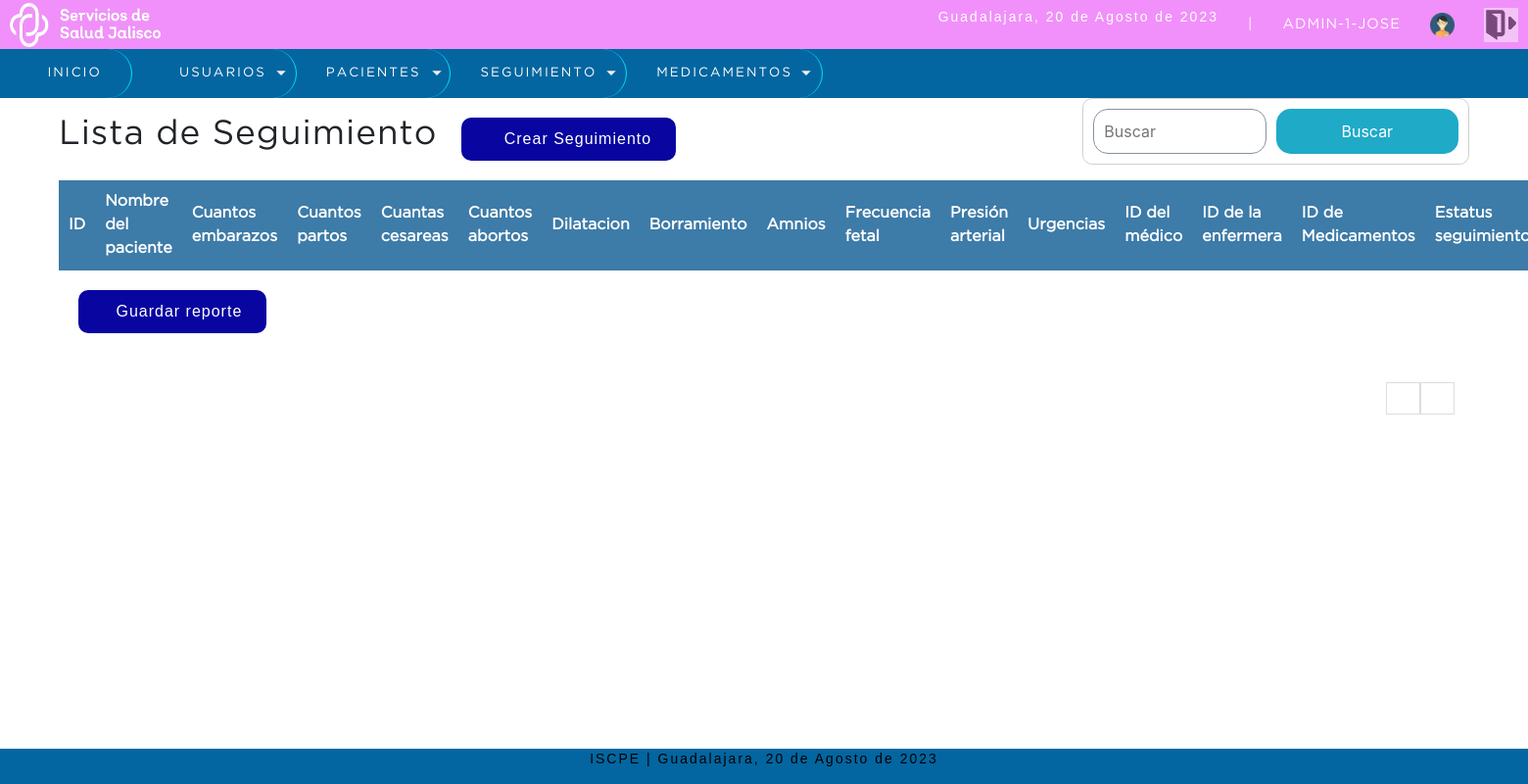
Before: /sistema/lista_seguimiento.php (signed in) with the older database file.
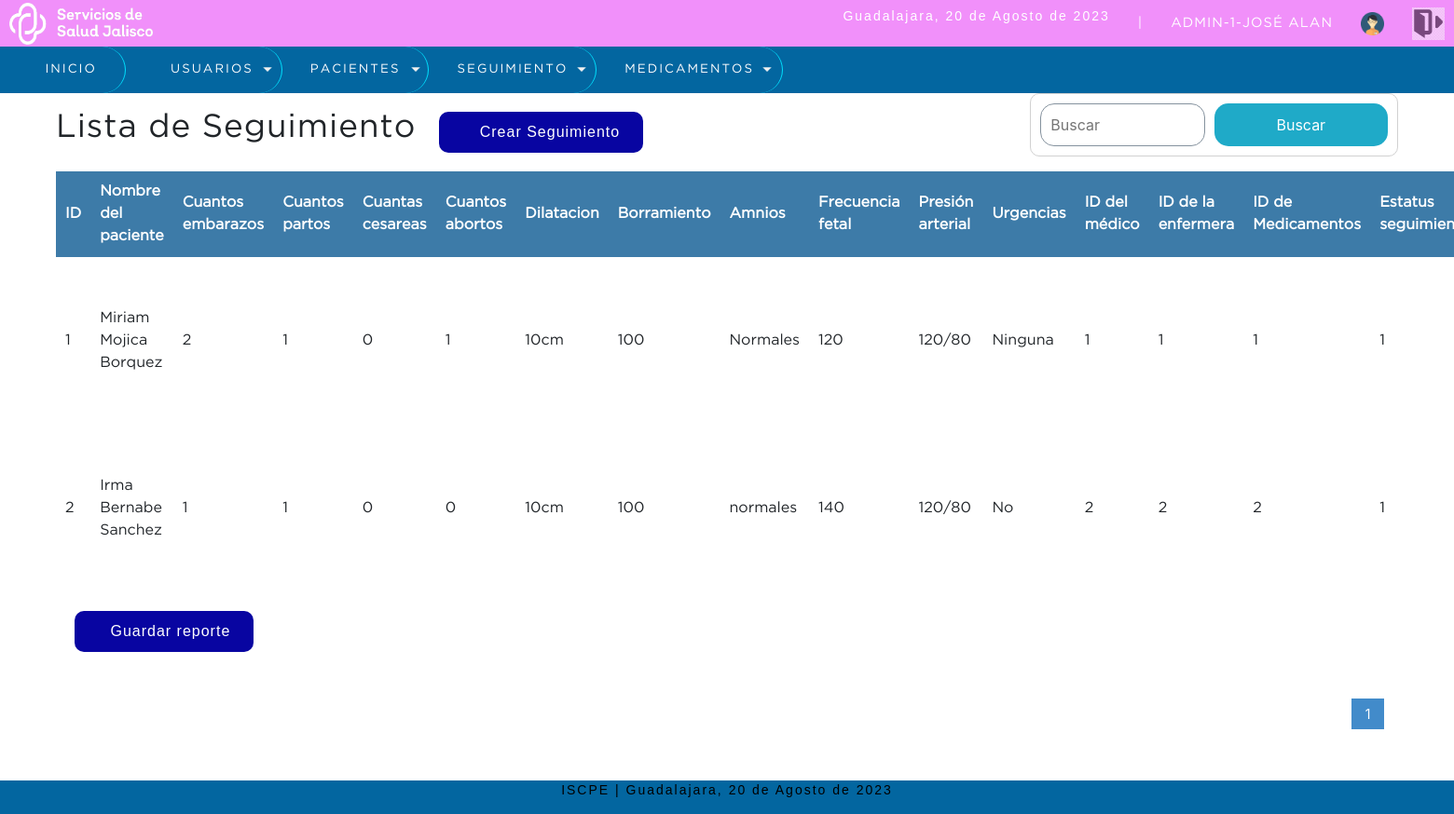
After: the same page with the newer database file.
### tables this page shows
CREATE TABLE `seguimiento` (
  `idseguimiento` int(11) NOT NULL,
  `idpaciente` int(11) NOT NULL,
  `cuantos_embarazos` tinyint(4) NOT NULL,
  `cuantos_partos` tinyint(4) NOT NULL,
  `cuantas_cesareas` tinyint(4) NOT NULL,
  `cuantos_abortos` tinyint(4) NOT NULL,
  `dilatacion` text NOT NULL,
  `borramiento` varchar(20) NOT NULL,
  `amnios` varchar(12) NOT NULL,
  `frecuencia_fetal` text DEFAULT NULL,
  `presion_arterial` text NOT NULL,
  `urgencias` varchar(20) NOT NULL,
  `idmedicamento` int(11) NOT NULL,
  `idenfermera` int(11) NOT NULL,
  `idmedico` int(11) NOT NULL,
  `usuario_id` int(11) NOT NULL,
  `estatus_seguimiento` varchar(20) NOT NULL,
  `estatus` tinyint(1) NOT NULL DEFAULT 1
);

CREATE TABLE `pacientes` (
  `idpaciente` int(11) NOT NULL,
  `nombre` varchar(50) NOT NULL,
  `apellido_paterno` varchar(50) NOT NULL,
  `apellido_materno` varchar(50) NOT NULL,
  `hora` time NOT NULL,
  `curp` varchar(50) NOT NULL,
  `fecha_nacimiento` date NOT NULL,
  `domicilio` varchar(50) NOT NULL,
  `telefono` varchar(20) NOT NULL,
  `cod_postal` int(11) NOT NULL,
  `estatus_paciente` varchar(50) NOT NULL,
  `estatus` tinyint(1) NOT NULL DEFAULT 1,
  `idusuario` int(11) NOT NULL
);

CREATE TABLE `medicamentos` (
  `idmedicamento` int(11) NOT NULL,
  `folio` int(11) NOT NULL,
  `nombre_medicamento` varchar(50) NOT NULL,
  `via_administracion` varchar(50) NOT NULL,
  `observaciones` varchar(50) NOT NULL,
  `fecha_caducidad` date NOT NULL,
  `usuario_id` int(11) NOT NULL,
  `estatus` tinyint(1) NOT NULL DEFAULT 1
);

### sistema/includes/functions.php (called while the page is built, shortened)
<?php
    function fecha(){
      $mes = array("","Enero",
                    "Febrero",
                    "Marzo",
                    "Abril",
                    "Mayo",
                    "Junio",
                    "Julio",
                    "Agosto",
                    "Septiembre",
                    "Octubre",
                    "Noviembre",
                    "Diciembre");
        return date('d')." de ". $mes[date('n')]." de ". date('Y');
    }
?>

### sistema/lista_seguimiento.php (the view, shortened to what the changed rows need)
<?php
include "../conexion.php"
?>
<?php
if ($_SESSION['rol']==2) {
	$idMedico = $_SESSION['idUser'];
}elseif ($_SESSION['rol']==3) {
	$idEnfermera = $_SESSION['idUser'];
}else {
	$queryidmedico = mysqli_query($conection,"SELECT s.idseguimiento, s.idmedico
	FROM seguimiento s
	INNER JOIN medico m ON s.idmedico = m.idmedico");
	while ($dataidmedico =mysqli_fetch_array($queryidmedico)) {
		$idMedico = $dataidmedico["idmedico"];
	}
	$queryidenfermera = mysqli_query($conection,"SELECT s.idseguimiento, s.idenfermera
	FROM seguimiento s
	INNER JOIN enfermeras e ON s.idenfermera = e.idenfermeras");
	while ($dataidenfermera =mysqli_fetch_array($queryidenfermera)) {
		$idEnfermera = $dataidenfermera["idenfermera"];
	}
}
?>
<!DOCTYPE html>
<html lang="en">
<head>
	<?php include "includes/scripts.php"; ?>
</head>
<body>
	<?php include "includes/header.php"; ?>
	<section id="container">
		<h1>Lista de Seguimiento</h1>
		<table>
			<tr>
				<th>ID</th>
				<th>Nombre del paciente</th>
				<th>Cuantos embarazos</th>
				<th>Cuantos partos</th>
				<th>Cuantas cesareas</th>
				<th>Cuantos abortos</th>
				<th>Dilatacion</th>
				<th>Borramiento</th>
				<th>Amnios</th>
				<th>Frecuencia fetal</th>
				<th>Presi&oacute;n arterial</th>
				<th>Urgencias</th>
				<th>ID del m&eacute;dico</th>
				<th>ID de la enfermera</th>
				<th>ID de Medicamentos</th>
				<th>Estatus seguimiento</th>
			</tr>
		<?php
			$sql_registe = mysqli_query($conection,"SELECT COUNT(*) as total_registro FROM seguimiento WHERE estatus=1");
			$result_register = mysqli_fetch_array($sql_registe);
			$total_registro = $result_register['total_registro'];
			$por_pagina = 10;
			if(empty($_GET['pagina']))
			{
				$pagina = 1;
			}else{
				$pagina = $_GET['pagina'];
			}
			$desde = ($pagina-1) * $por_pagina;
			$total_paginas = ceil($total_registro / $por_pagina);
			if ($_SESSION["rol"]==1) {
				$query = mysqli_query($conection,"SELECT * FROM seguimiento  WHERE estatus=1 ORDER BY idseguimiento ASC LIMIT $desde, $por_pagina");
			}else if ($_SESSION["rol"]==2) {
				$query = mysqli_query($conection,"SELECT * FROM seguimiento  WHERE idmedico=$idMedico ORDER BY idseguimiento ASC LIMIT $desde, $por_pagina");
			}else if($_SESSION["rol"]==3){
				$query = mysqli_query($conection,"SELECT * FROM seguimiento  WHERE idenfermera=$idEnfermera ORDER BY idseguimiento ASC LIMIT $desde, $por_pagina");
			}
			if ($_SESSION["rol"]==2) {
				$query_paciente = mysqli_query($conection,"SELECT p.nombre, p.apellido_paterno, p.apellido_materno FROM pacientes p  INNER JOIN seguimiento s ON p.idpaciente=s.idpaciente WHERE s.idmedico =$idMedico");
			$query_medico = mysqli_query($conection,"SELECT s.idmedico,u.nombre, u.apellido_paterno, u.apellido_materno
			FROM seguimiento s
			INNER JOIN medico m ON s.idmedico = m.idmedico
			INNER JOIN usuario u ON m.idusuario = u.idusuario WHERE s.idmedico =$idMedico");
			$query_enfermera = mysqli_query($conection,"SELECT s.idmedico,s.idenfermera,u.nombre, u.apellido_paterno, u.apellido_materno
			FROM seguimiento s
			INNER JOIN enfermeras e ON s.idenfermera = e.idenfermeras
			INNER JOIN usuario u ON e.idusuario = u.idusuario WHERE idmedico =$idMedico");
}elseif ($_SESSION["rol"]==1) {
		$query_paciente = mysqli_query($conection,"SELECT p.nombre, p.apellido_paterno, p.apellido_materno FROM pacientes p  INNER JOIN seguimiento s ON p.idpaciente=s.idpaciente");
		$query_medico = mysqli_query($conection,"SELECT s.idmedico,u.nombre, u.apellido_paterno, u.apellido_materno
			FROM seguimiento s
			INNER JOIN medico m ON s.idmedico = m.idmedico
			INNER JOIN usuario u ON m.idusuario = u.idusuario");
$query_enfermera = mysqli_query($conection,"SELECT s.idenfermera,u.nombre, u.apellido_paterno, u.apellido_materno
FROM seguimiento s
INNER JOIN enfermeras e ON s.idenfermera = e.idenfermeras
INNER JOIN usuario u ON e.idusuario = u.idusuario");
}
			$result = mysqli_num_rows($query);
			$result_paciente = mysqli_num_rows($query_paciente);
			$result_medico = mysqli_num_rows($query_medico);
			$result_enfermera = mysqli_num_rows($query_enfermera);
			if($result > 0 && $result_paciente>0 && $result_medico >0 && $result_enfermera >0){
				while ($data = mysqli_fetch_array($query)) {
					$data2=mysqli_fetch_array($query_paciente);
					$data3=mysqli_fetch_array($query_medico);
					$data4=mysqli_fetch_array($query_enfermera);
					$idseguimiento= (int)$data['idseguimiento'];
					$query_medicamento = mysqli_query($conection,"SELECT m.idmedicamento
			FROM seguimiento s
			INNER JOIN medicamentos m ON s.idmedicamento = m.idmedicamento
			WHERE s.idseguimiento = $idseguimiento");
			$data5 =mysqli_fetch_array($query_medicamento);
			?>
				<tr>
					<td><?php echo (int)$data["idseguimiento"]; ?></td>
					<td><?php echo $data2["nombre"]." ".$data2["apellido_paterno"]." ".$data2["apellido_materno"]; ?></td>
					<td><?php echo (int)$data["cuantos_embarazos"]; ?></td>
					<td><?php echo (int)$data["cuantos_partos"]; ?></td>
					<td><?php echo (int)$data["cuantas_cesareas"];?></td>
					<td><?php echo (int)$data["cuantos_abortos"]; ?></td>
					<td><?php echo $data["dilatacion"]; ?></td>
					<td><?php echo $data["borramiento"]; ?></td>
					<td><?php echo $data['amnios'] ?></td>
                    <td><?php echo $data['frecuencia_fetal'] ?></td>
                    <td><?php echo $data['presion_arterial'] ?></td>
                    <td><?php echo $data['urgencias'] ?></td>
					<td><?php echo $data3['idmedico'];?></td>
					<td><?php echo (int)$data4['idenfermera']; ?></td>
                    <td><?php echo (int)$data5['idmedicamento']; ?></td>
                    <td><?php echo (int)$data['estatus'] ?></td>
				</tr>
		<?php
				}
			}
		 ?>
		</table>
		<div class="paginador">
			<ul>
			<?php
				for ($i=1; $i <= $total_paginas; $i++) {
					if($i == $pagina)
					{
						echo '<li class="pageSelected">'.$i.'</li>';
					}else{
						echo '<li><a href="?pagina='.$i.'">'.$i.'</a></li>';
					}
				}
				if($pagina != $total_paginas)
				{
			 ?>
				<li><a href="?pagina=<?php echo $pagina + 1; ?>"><i class="fa-solid fa-forward"></i></a></li>
				<li><a href="?pagina=<?php echo $total_paginas; ?> "><i class="fa-solid fa-forward-step"></i></a></li>
			<?php } ?>
			</ul>
		</div>
	</section>
</body>
</html>

### sistema/includes/header.php (shortened to what the changed rows need)
<header>
		<div class="header">
			<div class="optionsBar">
				<p>Guadalajara, <?php echo fecha(); ?></p>
				<span>|</span>
				<span class="user"><?php echo  $_SESSION['user'].'-'.$_SESSION['rol'] .'-'.$_SESSION['nombre'];?></span>
				<img class="photouser" src="img/user.png" alt="Usuario">
				<a href="salir.php"><img class="close" src="img/salir1.png" alt="Salir del sistema" title="Salir"></a>
			</div>
		</div>
	</header>

Changed rows visible on the page:
added seguimiento: idseguimiento "1", idpaciente.nombre "Miriam", idpaciente.apellido_paterno "Mojica", idpaciente.apellido_materno "Borquez", cuantos_embarazos "2", cuantos_partos "1", cuantas_cesareas "0", cuantos_abortos "1", dilatacion "10cm", borramiento "100", amnios "Normales", frecuencia_fetal "120", presion_arterial "120/80", urgencias "Ninguna", idmedico "1", idenfermera "1", idmedicamento.idmedicamento "1", estatus "1"
added seguimiento: idseguimiento "2", idpaciente.nombre "Irma", idpaciente.apellido_paterno "Bernabe", idpaciente.apellido_materno "Sanchez", cuantos_embarazos "1", cuantos_partos "1", cuantas_cesareas "0", cuantos_abortos "0", dilatacion "10cm", borramiento "100", amnios "normales", frecuencia_fetal "140", presion_arterial "120/80", urgencias "No", idmedico "2", idenfermera "2", idmedicamento.idmedicamento "2", estatus "1"
Other visible differences:
$_SESSION['nombre']: "JOSE" → "JOSÉ ALAN"
new list line: "1"
